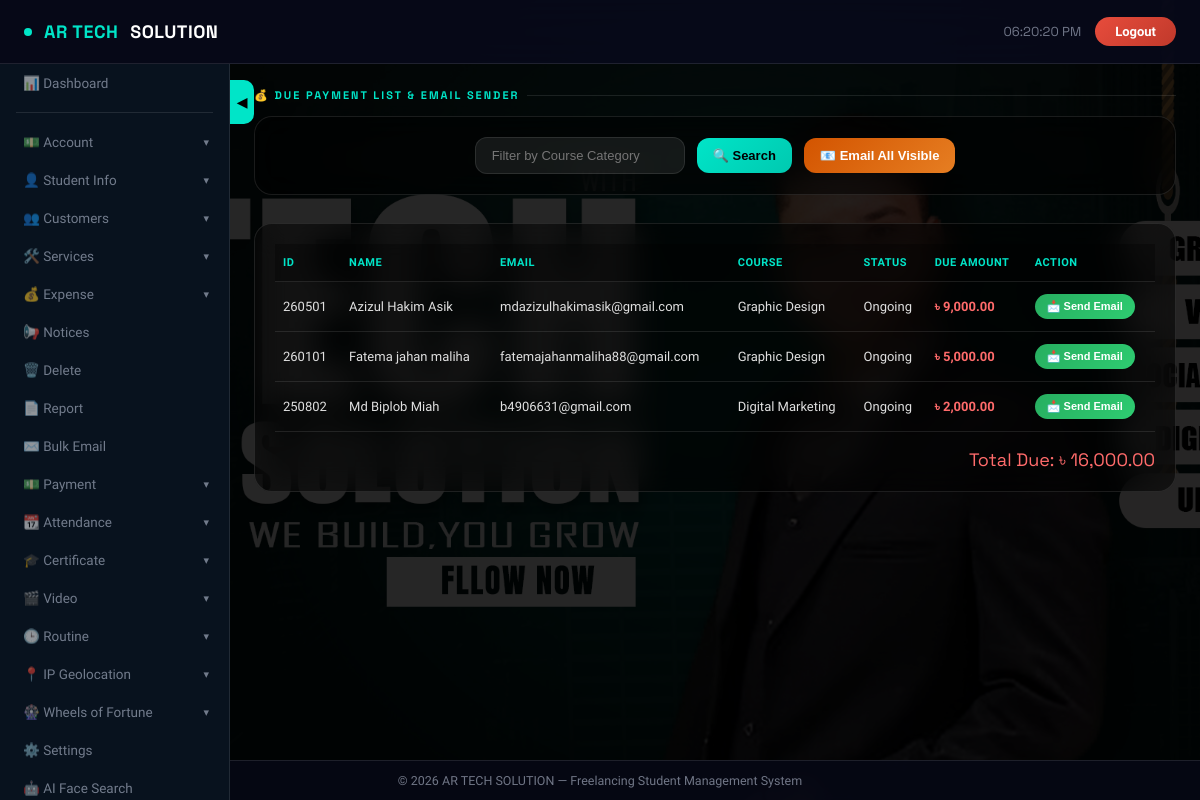
Before: /admin/payment_due.php (signed in) with the older database file.
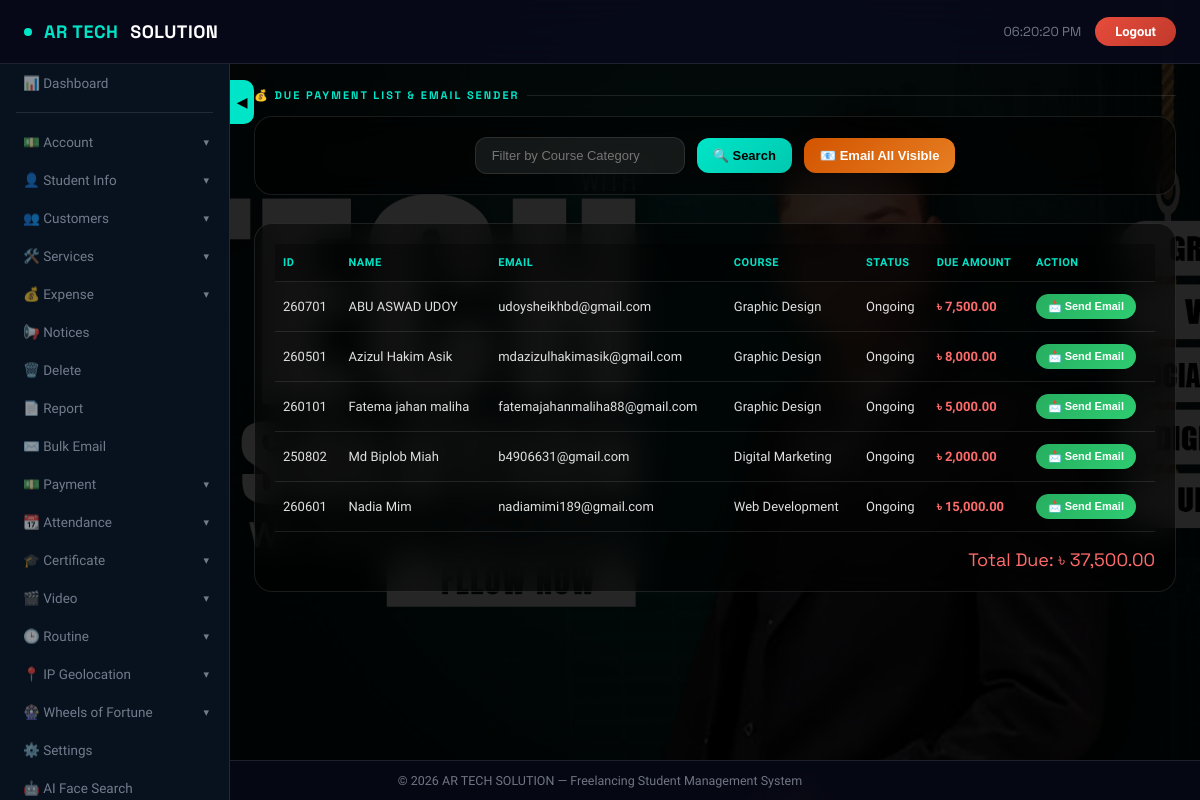
After: the same page with the newer database file.
### tables this page shows
CREATE TABLE `students` (
  `student_id` int(11) NOT NULL,
  `name` varchar(255) NOT NULL,
  `father_name` varchar(255) DEFAULT NULL,
  `mother_name` varchar(255) DEFAULT NULL,
  `dob` date DEFAULT NULL,
  `present_address` text DEFAULT NULL,
  `permanent_address` text DEFAULT NULL,
  `id_type` enum('NID','Birth ID') NOT NULL,
  `nid_birth_id` varchar(50) DEFAULT NULL,
  `email` varchar(255) NOT NULL,
  `course_category` enum('Web Development','Graphic Design','Digital Marketing','Freelancing','office application') NOT NULL,
  `course_status` enum('ongoing','finished','incomplete') DEFAULT 'ongoing',
  `is_blocked` tinyint(1) DEFAULT 0,
  `issue_date` date DEFAULT NULL,
  `course_start_date` date DEFAULT NULL,
  `course_end_date` date DEFAULT NULL,
  `city` varchar(100) DEFAULT NULL,
  `district` varchar(100) DEFAULT NULL,
  `course_fee` decimal(10,2) DEFAULT NULL,
  `paid_fee` decimal(10,2) DEFAULT NULL,
  `profile_image` varchar(255) DEFAULT NULL,
  `created_at` timestamp NOT NULL DEFAULT current_timestamp(),
  `last_updated` timestamp NOT NULL DEFAULT current_timestamp() ON UPDATE current_timestamp(),
  `phone_number` varchar(20) DEFAULT NULL,
  `gender` varchar(10) DEFAULT NULL,
  `marital_status` varchar(20) DEFAULT NULL,
  `occupation` varchar(50) DEFAULT NULL,
  `religion` varchar(30) DEFAULT NULL,
  `country` varchar(50) DEFAULT NULL
);

### admin/config.php (called while the page is built, shortened)
<?php
if (!isset($conn)) {
    $conn = new mysqli("localhost", "root", "", "freelancing");
}
$settings = [];
$result = $conn->query("SELECT setting_key, setting_value FROM app_settings");
if ($result) {
    while ($row = $result->fetch_assoc()) {
        $settings[$row['setting_key']] = $row['setting_value'];
    }
}
$dark_mode = isset($settings['dark_mode']) && $settings['dark_mode'] == '1';
?>

### admin/payment_due.php (the view, shortened to what this page needs)
<?php
require_once 'config.php';
$search_category = '';
$sql_condition = "WHERE course_fee > paid_fee AND (course_status = 'ongoing' OR course_status = 'finished')";
$sql = "SELECT student_id, name, email, phone_number, course_category, course_fee, paid_fee, course_status
        FROM students $sql_condition ORDER BY name ASC";
$result = $conn->query($sql);
$rows = [];
$total_due = 0;
if ($result && $result->num_rows > 0) {
    while ($row = $result->fetch_assoc()) {
        $row['due_amount'] = $row['course_fee'] - $row['paid_fee'];
        $total_due += $row['due_amount'];
        $rows[] = $row;
    }
}
?>
<!DOCTYPE html>
<html lang="en">
<head>
</head>
<body class="<?php echo $dark_mode ? 'dark-mode' : ''; ?>">
<nav class="topnav">
    <div style="display:flex;align-items:center;gap:14px;">
        <div class="topnav-brand">
            <div class="brand-dot"></div>
            <span>AR TECH</span> SOLUTION
        </div>
    </div>
    <div class="topnav-right">
        <div class="topnav-time" id="liveClock"></div>
        <a href="logout.php" class="logout-btn">Logout</a>
    </div>
</nav>
<?php
include 'navigation.php';
?>
<div class="sidebar-toggle-pill" id="sidebarToggle">◀</div>
<main class="main" id="mainContent">
    <div class="section-title">💰 Due Payment List & Email Sender</div>
    <div class="action-card">
        <form method="get" class="search-form">
            <input type="text" name="category" placeholder="Filter by Course Category" value="<?php echo htmlspecialchars($search_category); ?>">
            <button type="submit">🔍 Search</button>
        </form>
        <?php if (!empty($rows)): ?>
        <form method="post" class="bulk-form" onsubmit="return confirm('Send reminder emails to ALL <?php echo count($rows); ?> students?');">
            <button type="submit" name="send_bulk_emails">📧 Email All Visible</button>
        </form>
        <?php endif; ?>
    </div>
    <div class="table-card">
        <?php if (!empty($rows)): ?>
            <div style="overflow-x: auto;">
                <table>
                    <thead>
                        <tr>
                            <th>ID</th><th>Name</th><th>Email</th><th>Course</th><th>Status</th>
                            <th>Due Amount</th><th>Action</th>
                        </tr>
                    </thead>
                    <tbody>
                        <?php foreach ($rows as $row): ?>
                        <tr>
                            <td><?php echo htmlspecialchars($row['student_id']); ?></td>
                            <td><?php echo htmlspecialchars($row['name']); ?></td>
                            <td><?php echo htmlspecialchars($row['email']); ?></td>
                            <td><?php echo htmlspecialchars($row['course_category']); ?></td>
                            <td><?php echo ucfirst($row['course_status']); ?></td>
                            <td><span class="due-amount">৳ <?php echo number_format($row['due_amount'], 2); ?></span></td>
                            <td>
                                <form method="post" style="margin:0;">
                                    <button type="submit" name="send_single_email" class="btn-single">📩 Send Email</button>
                                </form>
                            </td>
                        </tr>
                        <?php endforeach; ?>
                    </tbody>
                </table>
            </div>
            <div class="total-due">Total Due: ৳ <?php echo number_format($total_due, 2); ?></div>
        <?php else: ?>
            <div class="no-data">✅ No payment due students found.</div>
        <?php endif; ?>
    </div>
</main>
<div class="footer">
    &copy; <?php echo date("Y"); ?> AR TECH SOLUTION — Freelancing Student Management System
</div>
</body>
</html>

Changed rows visible on the page:
added students: student_id "260701", name "ABU ASWAD UDOY", email "udoysheikhbd@gmail.com", course_category "Graphic Design", course_status "Ongoing", due_amount "7,500.00"
changed students "Azizul Hakim Asik": due_amount "9,000.00" → "8,000.00"
added students: student_id "260601", name "Nadia Mim", email "nadiamimi189@gmail.com", course_category "Web Development", course_status "Ongoing", due_amount "15,000.00"
Other visible differences:
$total_due: "16,000.00" → "37,500.00"
